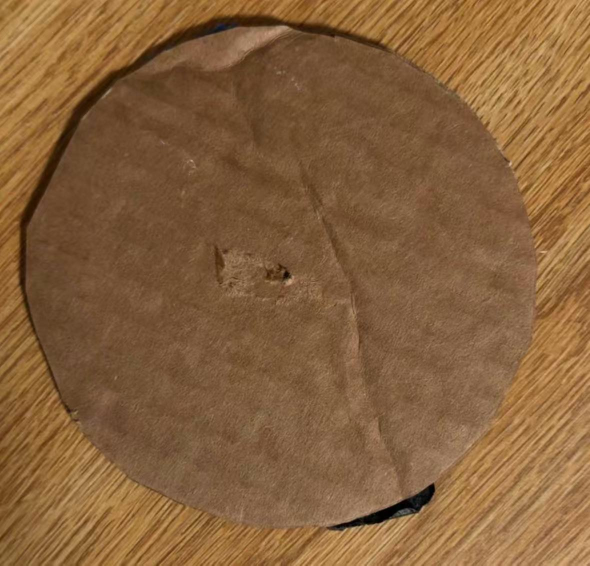
#> input picture dataset/bg3.jpg, 1180 x 1131 px (shown at 1/2 size); its folder holds only this picture in this run
$ python -i autolabel.py   (imports and definitions only)
#> lines starting #> are read from the running program, lines starting #| are printed output that depends on the picture; after the words box and inside, x2 and y2 are one past the last pixel; in counts of white or black regions, pixels touching at a corner belong together
#!/usr/bin/env python3
"""Auto-label snack-rotator frames with color segmentation -> YOLO boxes.

Classes: 0=black 1=red 2=blue 3=silver 4=x
Writes YOLO .txt next to labels/, plus overlay .jpg previews for review.
"""
import cv2, numpy as np, sys, glob, os

FRAMES = os.path.expanduser("~/snack-rotator/dataset/frames")
LABELS = os.path.expanduser("~/snack-rotator/dataset/labels_auto")
PREVIEW = os.path.expanduser("~/snack-rotator/dataset/preview")
# [2 lines not run here, left out]

NAMES = ["black", "red", "blue", "silver", "x"]
COLORS = [(40, 40, 40), (0, 0, 255), (255, 80, 0), (180, 180, 180), (0, 255, 0)]

def biggest_blob(mask, min_area):
    n, lab, stats, _ = cv2.connectedComponentsWithStats(mask, 8)
    best, area = None, min_area
    for i in range(1, n):
        if stats[i, cv2.CC_STAT_AREA] > area:
            area = stats[i, cv2.CC_STAT_AREA]
            x, y, w, h = stats[i, 0], stats[i, 1], stats[i, 2], stats[i, 3]
            best = (x, y, w, h)
    return best

def process(path, save_preview):
#> called with path = '../dataset/bg3.jpg', save_preview = 'out.png'
    img = cv2.imread(path)
#> img is the input picture: shape (1131, 1180, 3); mean B, G, R 60.1, 97.4, 134.6
    H, W = img.shape[:2]
#> H = 1131; W = 1180
    small = cv2.resize(img, (W // 2, H // 2))
    hsv = cv2.cvtColor(small, cv2.COLOR_BGR2HSV)
#> hsv: shape (565, 590, 3); mean H, S, V 15.1, 142.2, 134.5
    h, s, v = cv2.split(hsv)
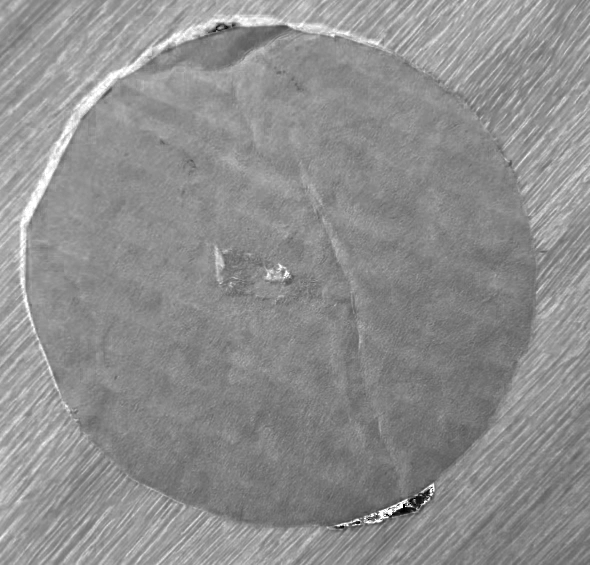
#> s: shape (565, 590); min 0, max 255, mean 142.2
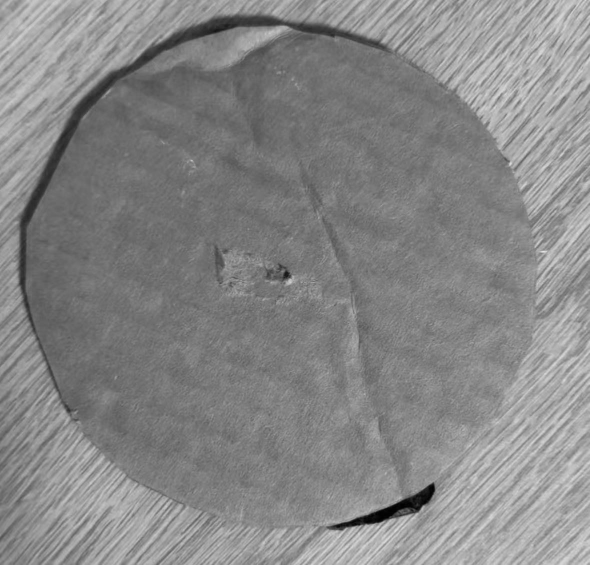
#> v: shape (565, 590); min 1, max 228, mean 134.5
    sh, sw = small.shape[:2]
#> sh = 565; sw = 590

    # --- disc: tan/brown cardboard ---
    tan = ((h > 5) & (h < 30) & (s > 40) & (s < 160) & (v > 90)).astype(np.uint8) * 255
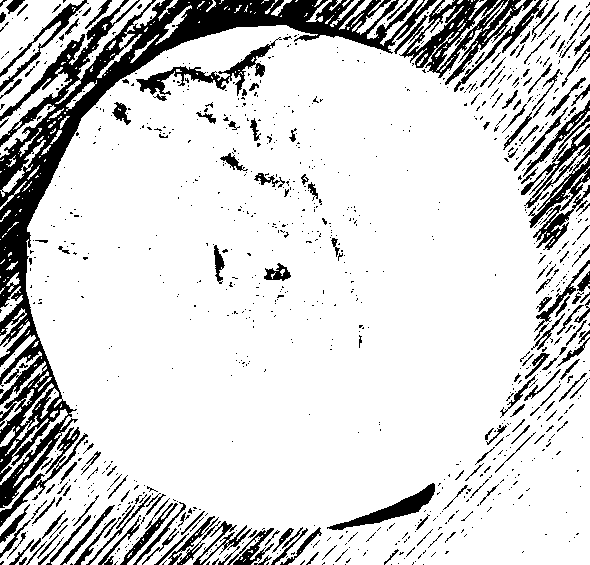
#> tan: shape (565, 590); 83.6% white; 1006 black regions (809 under 20 px), largest, box (x1, y1, x2, y2) and area: (0, 0, 437, 508) 24871, (399, 0, 533, 85) 3551, (528, 147, 590, 250) 1720
    tan = cv2.morphologyEx(tan, cv2.MORPH_CLOSE, np.ones((15, 15), np.uint8))
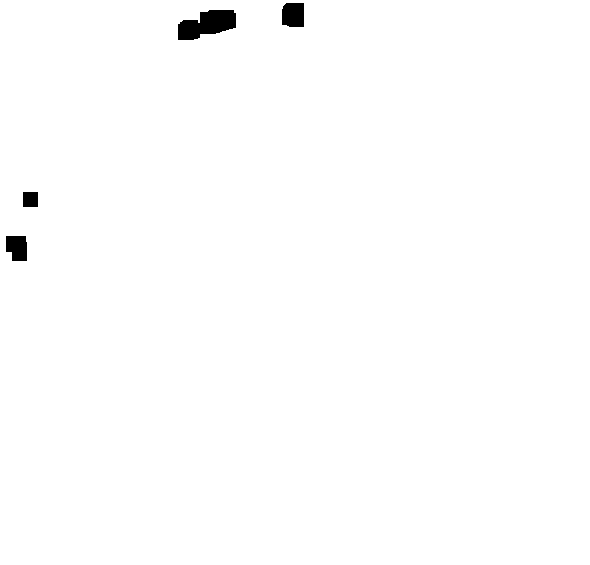
#> tan: shape (565, 590); 99.3% white; 4 black regions, box (x1, y1, x2, y2) and area: (178, 10, 236, 40) 1184, (282, 3, 304, 27) 504, (6, 236, 27, 261) 465, (23, 192, 38, 207) 225
    cnts, _ = cv2.findContours(tan, cv2.RETR_EXTERNAL, cv2.CHAIN_APPROX_SIMPLE)
#> cnts = [[[0, 0], [0, 564], [589, 564], [589, 0]]]
    if not cnts:
        return None
    disc = max(cnts, key=cv2.contourArea)
#> disc = [[0, 0], [0, 564], [589, 564], [589, 0]]
    if cv2.contourArea(disc) < 0.05 * sh * sw:
        return None
    hull = cv2.convexHull(disc)
#> hull = [[589, 0], [589, 564], [0, 564], [0, 0]]
    hull_fill = np.zeros((sh, sw), np.uint8)
    cv2.fillPoly(hull_fill, [hull], 255)
#> hull_fill: shape (565, 590); every value is 255
    disc_mask = cv2.dilate(hull_fill, np.ones((21, 21), np.uint8))   # loose: colored tapes may overhang
    strict_mask = cv2.erode(hull_fill, np.ones((13, 13), np.uint8))  # strict: black/silver look like sheet/bg
    (cx, cy), r = cv2.minEnclosingCircle(hull)
#> cx = 294.5; cy = 282; r = 407.7

    boxes = []  # (cls, x, y, w, h) in small coords
    min_area = 0.0015 * sh * sw
#> min_area = 500

    # --- tapes inside disc ---
    red = ((h > 3) & (h < 17) & (s > 85) & (v > 90)).astype(np.uint8) * 255
#> red: shape (565, 590); 86.5% white; 671 black regions (552 under 20 px), largest, box (x1, y1, x2, y2) and area: (0, 10, 397, 399) 7903, (459, 0, 590, 131) 7273, (49, 426, 184, 565) 6715
    blue = ((h > 95) & (h < 135) & (s > 30) & (v > 140)).astype(np.uint8) * 255
#> blue: shape (565, 590); every value is 0
    black = ((s < 40) & (v > 45) & (v < 165)).astype(np.uint8) * 255
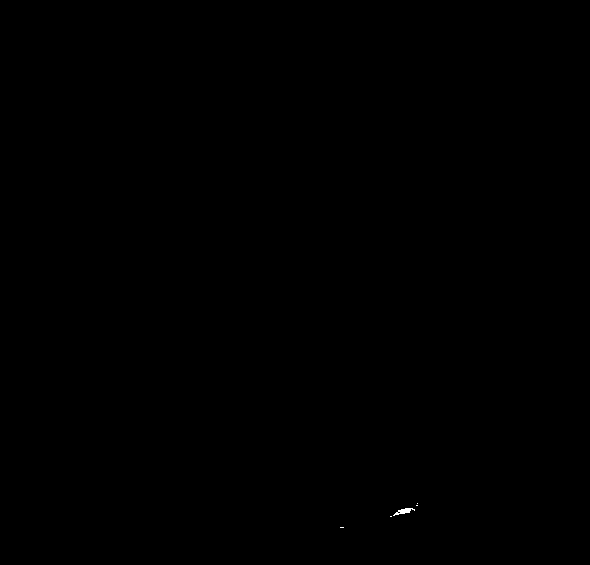
#> black: shape (565, 590); 0.03% white; 5 white regions (4 under 20 px), largest, box (x1, y1, x2, y2) and area: (393, 508, 415, 516) 76
    silver = ((s < 28) & (v > 165)).astype(np.uint8) * 255
    for cls, mask, region in ((1, red, disc_mask), (2, blue, disc_mask),
                              (0, black, strict_mask), (3, silver, strict_mask)):
        m = cv2.bitwise_and(mask, region)
        m = cv2.morphologyEx(m, cv2.MORPH_OPEN, np.ones((5, 5), np.uint8))
        m = cv2.morphologyEx(m, cv2.MORPH_CLOSE, np.ones((11, 11), np.uint8))
        b = biggest_blob(m, min_area)
        if b:
            boxes.append((cls,) + b)
#> this loop made 4 passes
#> (cls, n in biggest_blob, stats in biggest_blob) on passes 2 to 4: (2, 1, [[0, 0, 590, 565, 333350]]), (0, 2, [[0, 0, 590, 565, 333325], [405, 508, 5, 5, 25]]), (3, 1, [[0, 0, 590, 565, 333350]])
#> (cls, n in biggest_blob, b) on pass 1: (1, 5, (0, 0, 590, 565))
#> pass 1, in biggest_blob, `n, lab, stats, _ = cv2.connectedComponentsWithStats(mask, 8)`:
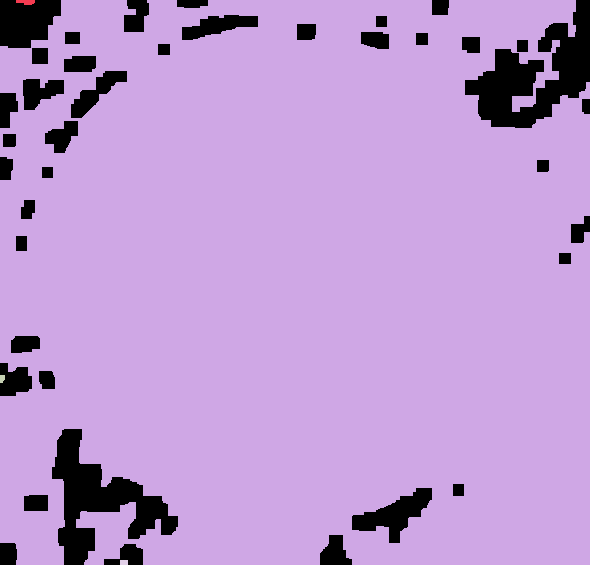
#> lab: shape (565, 590) int32; 5 distinct labels, from 0 to 4; one colour per label, 0 black
#> after the loop, boxes = [(1, 0, 0, 590, 565)]

    # --- X: dark strokes on white sheet, outside the disc ---
    white = ((s < 40) & (v > 170)).astype(np.uint8) * 255
    white = cv2.bitwise_and(white, cv2.bitwise_not(disc_mask))
    white = cv2.morphologyEx(white, cv2.MORPH_CLOSE, np.ones((25, 25), np.uint8))
    n, lab, stats, _ = cv2.connectedComponentsWithStats(white, 8)
#> n = 1; stats = [[0, 0, 590, 565, 333350]]
    if n > 1 and stats[1:, cv2.CC_STAT_AREA].max() > 0.02 * sh * sw:
        i = 1 + int(np.argmax(stats[1:, cv2.CC_STAT_AREA]))
        sheet = (lab == i).astype(np.uint8) * 255
        # fill the X-stroke holes so they count as "inside the sheet"
        sheet = cv2.morphologyEx(sheet, cv2.MORPH_CLOSE, np.ones((41, 41), np.uint8))
        sheet = cv2.erode(sheet, np.ones((9, 9), np.uint8))
        dark = (v < 110).astype(np.uint8) * 255
        dark = cv2.bitwise_and(dark, sheet)
        dark = cv2.morphologyEx(dark, cv2.MORPH_CLOSE, np.ones((13, 13), np.uint8))
        xb = biggest_blob(dark, min_area * 0.6)
        if xb:
            # X should be roughly square-ish strokes, not a huge blob
            _, _, bw, bh = xb
            if 0.3 < bw / max(bh, 1) < 3.5 and bw < 0.5 * sw:
                boxes.append((4,) + xb)

    # write YOLO label (normalized, full-res frame)
    name = os.path.splitext(os.path.basename(path))[0]
    with open(os.path.join(LABELS, name + ".txt"), "w") as f:
        for cls, x, y, w, hh in boxes:
            f.write(f"{cls} {(x + w / 2) / sw:.6f} {(y + hh / 2) / sh:.6f} {w / sw:.6f} {hh / sh:.6f}\n")
#> this loop made 1 pass

    if save_preview:
        vis = small.copy()
        cv2.circle(vis, (int(cx), int(cy)), int(r), (0, 255, 255), 2)
#> vis: shape (565, 590, 3); mean B, G, R 60, 97.2, 134.5
        for cls, x, y, w, hh in boxes:
            cv2.rectangle(vis, (x, y), (x + w, y + hh), COLORS[cls], 2)
            cv2.putText(vis, NAMES[cls], (x, y - 6), 0, 0.7, COLORS[cls], 2)
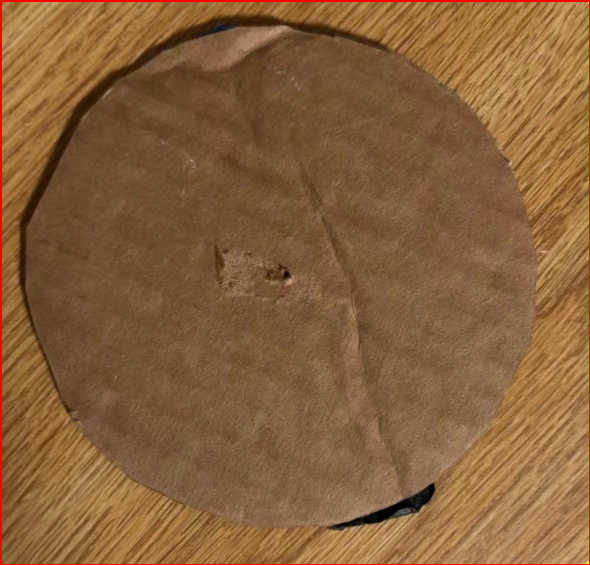
#> vis: shape (565, 590, 3); mean B, G, R 59.4, 96.1, 135.5
        cv2.imwrite(os.path.join(PREVIEW, name + ".jpg"), vis)
    return len(boxes)

files = sorted(glob.glob(FRAMES + "/*.jpg"))
counts = {}
# [4 lines not run here, left out]

>>> result = process('../dataset/bg3.jpg', 'out.png')
#> result = 1

$ run again, on dataset/bg1.png
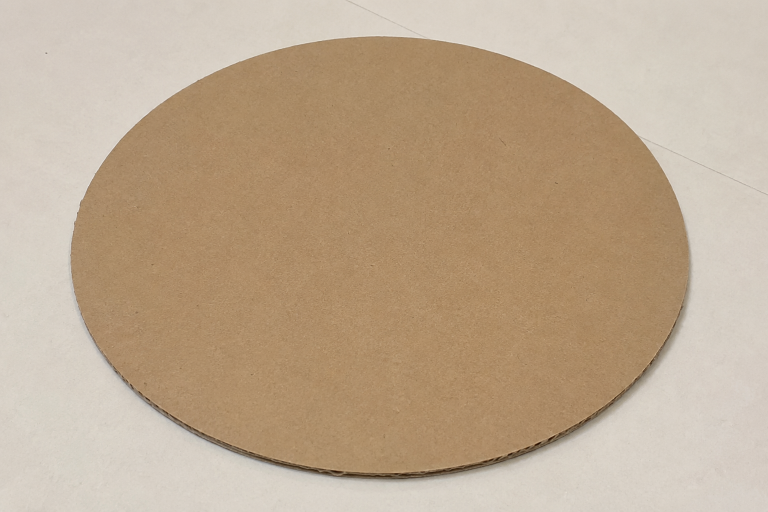
#> input picture dataset/bg1.png, 1536 x 1024 px (shown at 1/2 size)
#> in process, img is the input picture: shape (1024, 1536, 3); mean B, G, R 144.1, 168.7, 189.8
#> hsv: shape (512, 768, 3); mean H, S, V 16.5, 65.9, 189.9
#> in process, `tan = cv2.morphologyEx(tan, cv2.MORPH_CLOSE, np.ones((15, 15), np.uint..`:
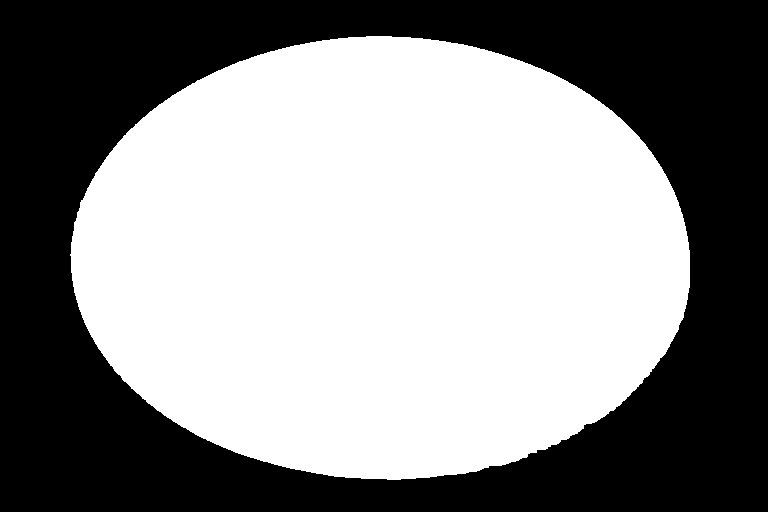
#> tan: shape (512, 768); 54.9% white; 1 black region
#> cnts = 1 contour; box (x1, y1, x2, y2) and area: (70, 36, 690, 480) 215030
#> disc = contour of 780 points, box (x1, y1, x2, y2) (70, 36, 690, 480), area 215030
#> hull = contour of 121 points, box (x1, y1, x2, y2) (70, 36, 690, 480), area 215830
#> hull_fill: shape (512, 768); 55.1% white; 1 black region, box (x1, y1, x2, y2) and area: (0, 0, 768, 512) 176620
#> disc_mask: shape (512, 768); 60.6% white; 1 black region, box (x1, y1, x2, y2) and area: (0, 0, 768, 512) 154940
#> strict_mask: shape (512, 768); 51.9% white; 1 black region, box (x1, y1, x2, y2) and area: (0, 0, 768, 512) 189244
#> cx = 379.6; cy = 268.5; r = 309.9
#> red: shape (512, 768); 49.7% white; 91 white regions (90 under 20 px), largest, box (x1, y1, x2, y2) and area: (72, 37, 688, 476) 195411
#> blue: shape (512, 768); every value is 0
#> black: shape (512, 768); 0.17% white in thin lines or dots, all inside (x1, y1, x2, y2) = (46, 53, 680, 482)
#> silver: shape (512, 768); 44.7% white; 1 white region, box (x1, y1, x2, y2) and area: (0, 0, 768, 512) 175753
#> the loop in process, `for cls, mask, region in ((1, red, disc_mask), (2, blue, disc_mask), (..` made 4 passes
#> (cls, n in biggest_blob) on passes 2 to 4: (2, 1), (0, 1), (3, 1)
#> after the loop in process, `for cls, mask, region in ((1, red, disc_mask), (2, blue, disc_mask),`: boxes = [(1, 72, 44, 616, 424)]
#> in process, `n, lab, stats, _ = cv2.connectedComponentsWithStats(white, 8)`: n = 2; stats = [[60, 26, 640, 464, 238276], [0, 0, 768, 512, 154940]]
#> i = 1
#> dark: shape (512, 768); 0.42% white in thin lines or dots, all inside (x1, y1, x2, y2) = (115, 307, 682, 479)
#> the loop in process, `for cls, x, y, w, hh in boxes:` made 1 pass
#> after the loop in process, `for cls, x, y, w, hh in boxes:`:
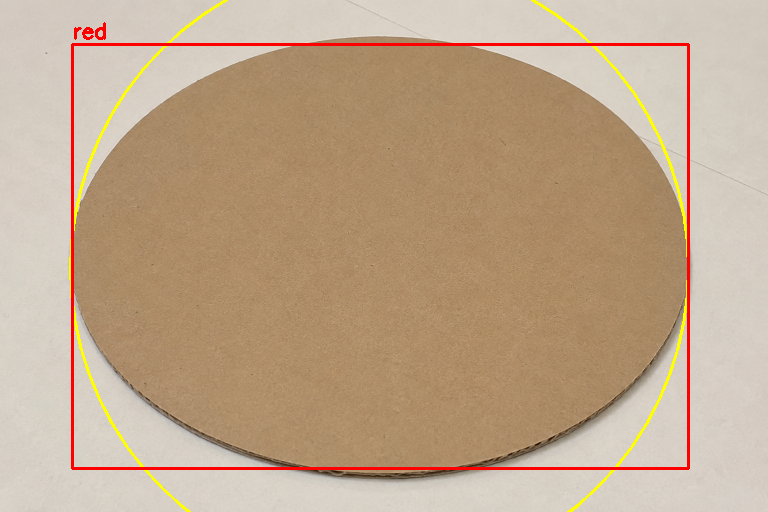
#> vis: shape (512, 768, 3); mean B, G, R 139.8, 166.1, 191.1

$ run again, on dataset/bg2.png
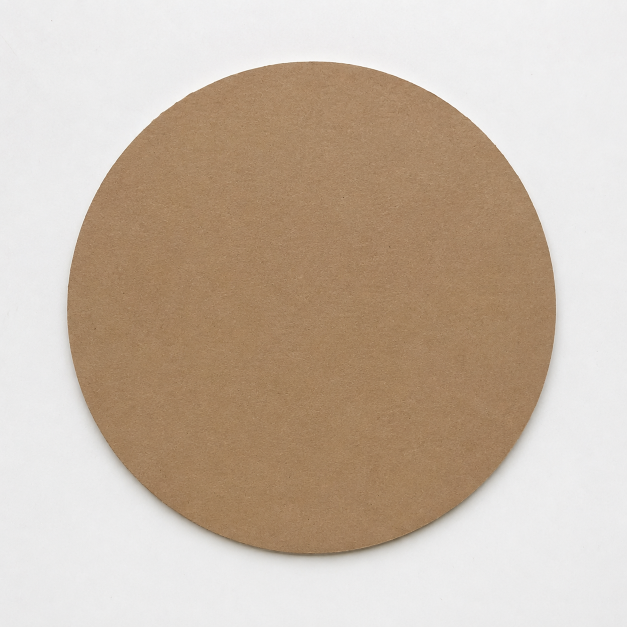
#> input picture dataset/bg2.png, 1254 x 1254 px (shown at 1/2 size)
#> in process, img is the input picture: shape (1254, 1254, 3); mean B, G, R 168.5, 184.6, 200.7
#> hsv: shape (627, 627, 3); mean H, S, V 29.3, 50.1, 200.9
#> in process, `tan = ((h > 5) & (h < 30) & (s > 40) & (s < 160) & (v > 90)).astype(np..`:
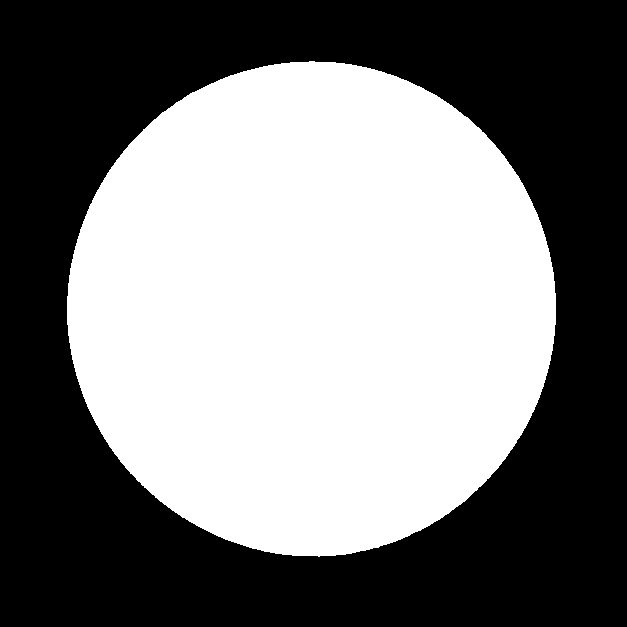
#> tan: shape (627, 627); 48.2% white; 1 white region
#> cnts = 1 contour; box (x1, y1, x2, y2) and area: (67, 61, 556, 557) 188962
#> disc = contour of 722 points, box (x1, y1, x2, y2) (67, 61, 556, 557), area 188962
#> hull = contour of 125 points, box (x1, y1, x2, y2) (67, 61, 556, 557), area 189536
#> hull_fill: shape (627, 627); 48.4% white; 1 white region, box (x1, y1, x2, y2) and area: (67, 61, 556, 557) 190226
#> disc_mask: shape (627, 627); 53.5% white; 1 black region, box (x1, y1, x2, y2) and area: (0, 0, 627, 627) 182803
#> strict_mask: shape (627, 627); 45.4% white; 1 white region, box (x1, y1, x2, y2) and area: (73, 67, 550, 551) 178550
#> cx = 311.9; cy = 308.6; r = 247.7
#> red: shape (627, 627); 47.8% white; 1 white region, box (x1, y1, x2, y2) and area: (68, 62, 556, 554) 188075
#> blue: shape (627, 627); every value is 0
#> black: shape (627, 627); 0.06% white in thin lines or dots, all inside (x1, y1, x2, y2) = (134, 444, 516, 557)
#> silver: shape (627, 627); 51.6% white; 1 black region, box (x1, y1, x2, y2) and area: (67, 61, 556, 557) 190382
#> the loop in process, `for cls, mask, region in ((1, red, disc_mask), (2, blue, disc_mask), (..` made 4 passes
#> (cls, n in biggest_blob, stats in biggest_blob) on passes 1 to 4: (1, 2, [[0, 0, 627, 627, 205041], [68, 62, 487, 492, 188088]]), (2, 1, [[0, 0, 627, 627, 393129]]), (0, 1, [[0, 0, 627, 627, 393129]]), (3, 1, [[0, 0, 627, 627, 393129]])
#> after the loop in process, `for cls, mask, region in ((1, red, disc_mask), (2, blue, disc_mask),`: boxes = [(1, 68, 62, 487, 492)]
#> in process, `n, lab, stats, _ = cv2.connectedComponentsWithStats(white, 8)`: n = 2; stats = [[57, 51, 509, 516, 210326], [0, 0, 627, 627, 182803]]
#> i = 1
#> sheet: shape (627, 627); 44.4% white; 1 white region, box (x1, y1, x2, y2) and area: (0, 0, 627, 627) 174539
#> dark: shape (627, 627); 0% white in thin lines or dots, all inside (x1, y1, x2, y2) = (396, 538, 397, 539)
#> the loop in process, `for cls, x, y, w, hh in boxes:` made 1 pass
#> after the loop in process, `for cls, x, y, w, hh in boxes:`:
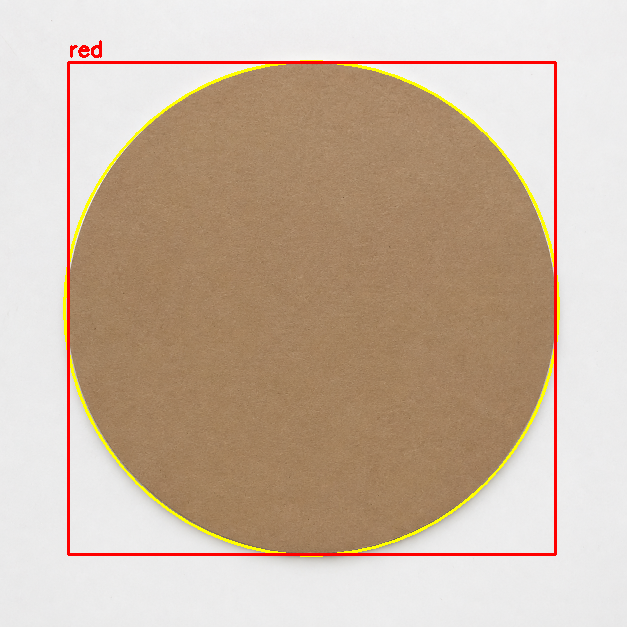
#> vis: shape (627, 627, 3); mean B, G, R 163.4, 181.9, 201.9
